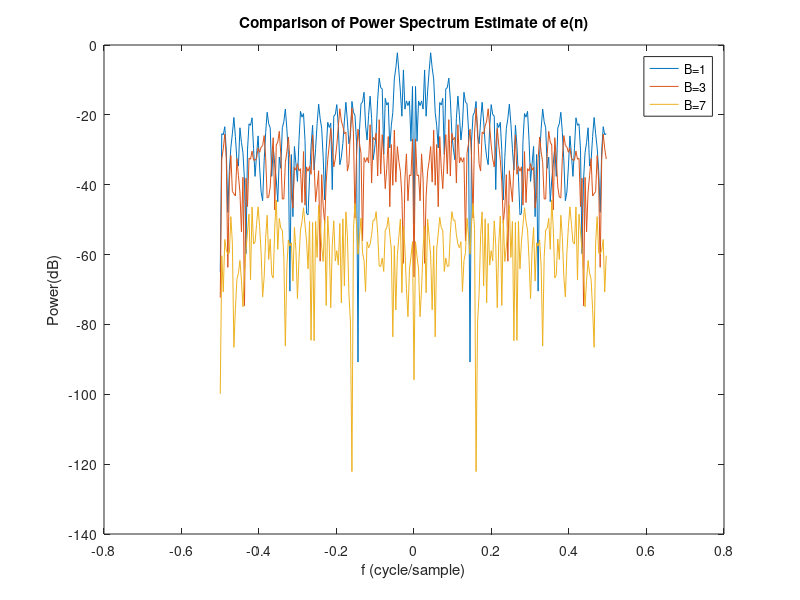

Recreate this plot in MATLAB.
clear;clc;close all;

%% 1
N=256;
n=0:N-1;
xn=sin(2*pi/N*n);

B=[1,3,7];
for i=1:size(B,2)  
b=B(i);
xn_q=xn.*(2^b);
xn_q=round(xn_q);
xn_q=xn_q.*(2^(-b));
% [i,j]=find(xn_q==1);
% xn_q(i,j)=1-1/(2^b);

en=xn_q-xn;
%% 3
m=63; 
figure(1); 
window=hamming(N)';    
wn=en.*window;    
U=sum(window.^2);    
Pee=10*log10(abs(fftshift(fft(wn)).^2)/U);   
var(Pee)
f=[-0.5:1/N:0.5-1/N];     
plot(f,Pee);
xlabel('f (cycle/sample)');ylabel('Power(dB)');
title('Comparison of Power Spectrum Estimate of e(n)'); 
hold on; %plot(f,10*log10(2^(-b*2)/12)*ones(1,size(f,2)),'r');grid on; %%-2?
end;

legend('B=1','B=3','B=7');